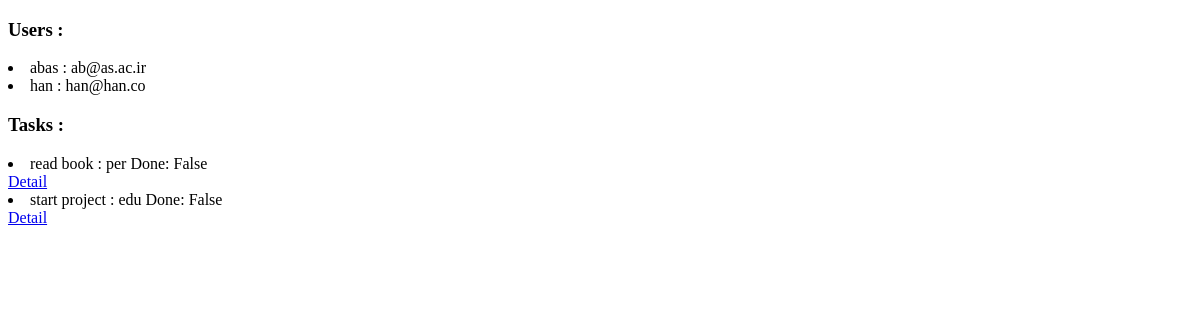
Page /task/ on the earlier database version.
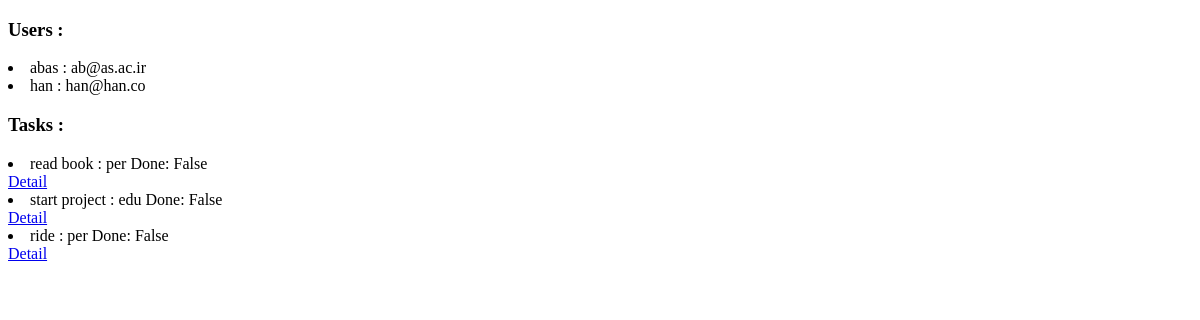
Same page on the later database version.
### users/models.py (models this page shows, shortened)
class User(models.Model):
    username = models.CharField(max_length=100, unique=True, primary_key=True)
    email = models.EmailField()
    profile_image = models.ImageField(upload_to='images', default='Screenshot_from_2023-01-07_20-45-18.png')
    class Meta:
        ordering = ['username']

### task/models.py (models this page shows, shortened)
class Task(models.Model):
    task_types = [
        ('edu', 'education'),
        ('job', 'job'),
        ('per', 'personal'),
        ('fam', 'family')
    ]
    user = models.ForeignKey(User, on_delete=models.CASCADE)
    task_type = models.CharField(max_length=3, choices=task_types, default='per')
    title = models.CharField(max_length=120, null=True)
    done = models.BooleanField(default=False)
    slug = models.SlugField(max_length=20, null=True, blank=True)

### task/views.py (the view)
# urls.py: path('', views.all_users, name='all'),
def all_users(request):
    users = User.objects.all()
    tasks = Task.objects.all()
    context = {
        'users': users,
        'tasks': tasks
    }
    return render(request, 'index.html', context)

### templates/index.html (shortened to what this page needs)
<!DOCTYPE html>
<html lang="en">
<head>
</head>
<body>
<h3>Users :</h3>
{%  for u in users %}
    <li>{{ u.username }} : {{ u.email }}</li>
{% endfor %}
<h3>Tasks :</h3>
{%  for t in tasks %}
    <li>{{ t.title }} : {{ t.task_type }} Done:  {{ t.done }}</li>
    <a href="{% url 'task:task_detail' t.id %}"> Detail</a>
{% endfor %}
</body>
</html>

Differences in the rows shown:
added Task: title "ride", task_type "per", done "False"
